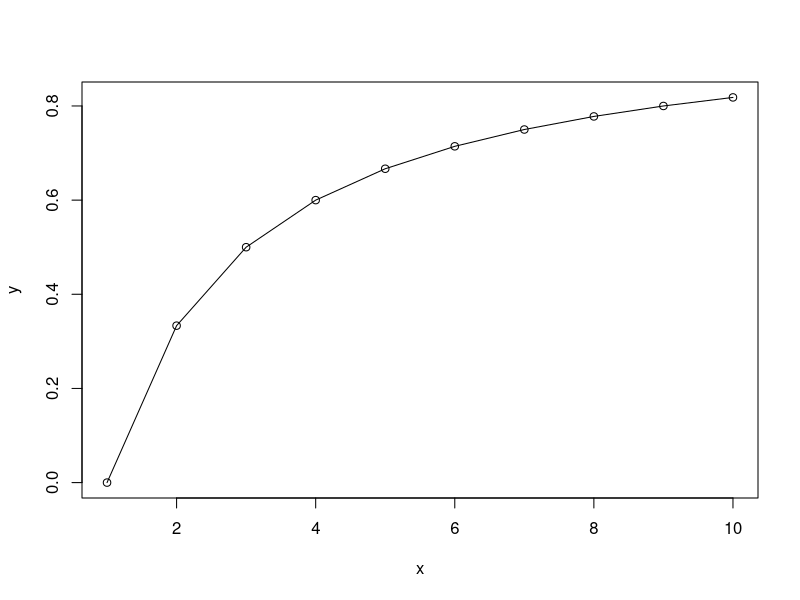

R code for this plot: (Note: this script raises an error after producing the figure.)
install.packages("APE") 
install.packages("GEIGER")
install.packages("ggplot2")
install.packages(c("plyr", "reshape2"))

# Chapter 9: Data structures in R
# Section 1: Vectors

# 9.1.0.0.1 Exercise - Vectors
# %% is an arithmetic operation that provides remainder for division equation
# Example: 5%%2 is 1
# %/% provides the integer after division, and excludes the remainder
# Example: 5%/%2 is 2

# 9.1.1.0.1 Exercise - Element recycling
# When length of longer vector is not a multiple of a shorter vector, the shorter
# vector will be "recycled" again to match quantity of values in longer vector
# Example
x <- c(1:3)
y <- c(seq(from = 10,
           to = 60,
           by = 10))
x + y
# Not how values 1:3 are added to values 40, 50, and 60, in sequential order

# 9.1.2.0.1 Exercise - Funcs of creating vectors
vector <- seq(from = 1,
              to = 13,
              by = 4)
vector
vector.2 <- seq(from = 1,
                to = 5,
                by = 0.2)
vector.2

# 9.1.2.0.2 Exercise - Funcs of creating vectors
vector.3 <- seq(from = 10,
                to = 0)
# If the "to" value is < "from" value, then vector will go in descending order
# Result from 3:1 would be 3, 2, 1

# 9.1.3.0.1 Exercise - Vector indexing
z <- c(1, 3, 5, 7, 9, 11)
v <- z[c(2, 3, 4, 5)]
v
v <- z[seq(1, 5, 2)]
v
# Second v object results in 1, 5, 9 because the seq() func refers to the 1st and 5th
# value in the z object (e.g., 1 and 9) while by = 2 refers to every 2nd value listed
# within that object

v <- z[c(1, 2, 5)]
v
z[1] <- 12
z[c(1, 3, 5)] <- c(22, 33, 44)

# 9.1.3.0.2 Exercise - Vector indexing
z[c(2, 1, 3)]

# 9.1.3.0.3 Exercise - Vector indexing
z[9] <- 11
z
# Since the z vector originally only have 6 numerical values, R automatically insert "NA"
# for the 7th and 8th values, and then added "11" as the 9th value

# 9.1.3.0.4 Exercise - Vector indexing
x <- 1:10
y = (x - 1) / (x + 1)
plot(x, y)
lines(x, y)
# The lines() func is different than abline() because line() connects all data points
# whereas abline() does a straight diagonal line

x <- 1.999999; x; x-2
x <- 1.9999999999999; x; x-2
x <- 1.99999999999999999; x; x-2

# 9.1.3.0.6 Exercise - Unavoidable imprecision - DONT KNOW 
r <- 0.5
n = 10

G <- 1 / (1 - r)
G
sum(G)

# Section 9.1.4 Logical operations
a <- c(1,2,3,4)
b <- c(1,1,5,5)
(a < b) | (a > 3)
(a < b) || (a > 3)
# | means logical OR, for all values compared
# || means logical OR, for the first element only

# Section 9.1.5 More on vector indexing
lowLight <- Light[Light < 50]
lowLightrmax <- rmax[Light < 50]
lowLight
# The sample above does not specify values for object Light, so you just made one up
Light <- 1:100
Light <- Light[Light < 50]
Light

# 9.1.5.0.1 Exercise - more on vector indexing
# If you replaced Light by saying Light <- Light[Light < 50], it would replace object
# "Light" with values < 50. This is wrong based on the lowLight example because
# the original problem tried to assign only the values < 50 within the Light object
# into lowLight.

Light[Light<50 | rmax <= 2.0]
# The sample does not specify values to rmax object so above code doesn't work

# 9.1.5.0.2 Exercise - more in vector indexing
# runif(n) is a function that generates a vector of n random, uniformly distributed
# numbers between 0 and 1. Create a vector of 20 numbers, then find the subset of
# those numbers that is less than the mean. More on runif and related functions soon.
runif(n)
v <- runif(20)
v[v < mean(v)] # Only displays values that are < mean
mean(v)
v

# 9.1.5.0.3 Exercise- more in vector indexing
which(v < mean(v))
# which() func displays positions of elements within vector that meet criteria
# In this case, only those with values that are < mean(v)

# 9.1.5.0.4 Exercise - more on vector indexing - ONLY HAVE 1 out of 2 POSS ANSWERS
# Provide 2 examples to take only the elements in odd positions (1st, 3rd, etc.)
# of a vector of arbitrary length
x <- seq(from = 10,
         to = 100, 
         by = 10)
x[seq(1, 10, by = 2)]